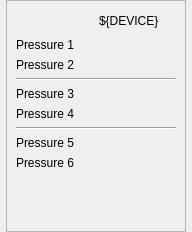
<?xml version="1.0" encoding="UTF-8"?>
<ui version="4.0">
 <class>Form</class>
 <widget class="QWidget" name="Form">
  <property name="geometry">
   <rect>
    <x>0</x>
    <y>0</y>
    <width>192</width>
    <height>232</height>
   </rect>
  </property>
  <property name="windowTitle">
   <string>Form</string>
  </property>
  <layout class="QGridLayout" name="gridLayout">
   <property name="leftMargin">
    <number>0</number>
   </property>
   <property name="topMargin">
    <number>0</number>
   </property>
   <property name="rightMargin">
    <number>0</number>
   </property>
   <property name="bottomMargin">
    <number>0</number>
   </property>
   <item row="0" column="0">
    <widget class="QFrame" name="frame">
     <property name="minimumSize">
      <size>
       <width>180</width>
       <height>220</height>
      </size>
     </property>
     <property name="maximumSize">
      <size>
       <width>180</width>
       <height>260</height>
      </size>
     </property>
     <property name="autoFillBackground">
      <bool>true</bool>
     </property>
     <property name="frameShape">
      <enum>QFrame::StyledPanel</enum>
     </property>
     <property name="frameShadow">
      <enum>QFrame::Raised</enum>
     </property>
     <layout class="QGridLayout" name="gridLayout_2">
      <item row="5" column="0">
       <widget class="QLabel" name="label_4">
        <property name="text">
         <string>Pressure 4</string>
        </property>
       </widget>
      </item>
      <item row="2" column="0">
       <widget class="QLabel" name="label_2">
        <property name="text">
         <string>Pressure 2</string>
        </property>
       </widget>
      </item>
      <item row="6" column="0" colspan="2">
       <widget class="Line" name="line_2">
        <property name="orientation">
         <enum>Qt::Horizontal</enum>
        </property>
       </widget>
      </item>
      <item row="2" column="1">
       <widget class="PyDMLabel" name="PyDMLabel_2">
        <property name="enabled">
         <bool>true</bool>
        </property>
        <property name="toolTip">
         <string/>
        </property>
        <property name="whatsThis">
         <string/>
        </property>
        <property name="channel" stdset="0">
         <string>ca://${DEVICE}:Pressure-Mon-s</string>
        </property>
       </widget>
      </item>
      <item row="7" column="1">
       <widget class="PyDMLabel" name="PyDMLabel_5">
        <property name="toolTip">
         <string/>
        </property>
        <property name="whatsThis">
         <string/>
        </property>
        <property name="channel" stdset="0">
         <string>ca://${DEVICE}:Pressure-Mon-s</string>
        </property>
       </widget>
      </item>
      <item row="8" column="0">
       <widget class="QLabel" name="label_6">
        <property name="text">
         <string>Pressure 6</string>
        </property>
       </widget>
      </item>
      <item row="8" column="1">
       <widget class="PyDMLabel" name="PyDMLabel_6">
        <property name="toolTip">
         <string/>
        </property>
        <property name="whatsThis">
         <string/>
        </property>
        <property name="channel" stdset="0">
         <string>ca://${DEVICE}:Pressure-Mon-s</string>
        </property>
       </widget>
      </item>
      <item row="1" column="1">
       <widget class="PyDMLabel" name="PyDMLabel">
        <property name="toolTip">
         <string/>
        </property>
        <property name="whatsThis">
         <string/>
        </property>
        <property name="channel" stdset="0">
         <string>ca://${DEVICE}:Pressure-Mon-s</string>
        </property>
        <property name="displayFormat" stdset="0">
         <enum>PyDMLabel::Default</enum>
        </property>
       </widget>
      </item>
      <item row="3" column="0" colspan="2">
       <widget class="Line" name="line">
        <property name="orientation">
         <enum>Qt::Horizontal</enum>
        </property>
       </widget>
      </item>
      <item row="4" column="0">
       <widget class="QLabel" name="label_3">
        <property name="text">
         <string>Pressure 3</string>
        </property>
       </widget>
      </item>
      <item row="4" column="1">
       <widget class="PyDMLabel" name="PyDMLabel_3">
        <property name="toolTip">
         <string/>
        </property>
        <property name="whatsThis">
         <string/>
        </property>
        <property name="channel" stdset="0">
         <string>ca://${DEVICE}:Pressure-Mon-s</string>
        </property>
       </widget>
      </item>
      <item row="0" column="1">
       <widget class="QLabel" name="label_7">
        <property name="toolTip">
         <string>${DEVICE}</string>
        </property>
        <property name="text">
         <string>${DEVICE}</string>
        </property>
       </widget>
      </item>
      <item row="7" column="0">
       <widget class="QLabel" name="label_5">
        <property name="text">
         <string>Pressure 5</string>
        </property>
       </widget>
      </item>
      <item row="0" column="0">
       <widget class="PyDMRelatedDisplayButton" name="btn1">
        <property name="toolTip">
         <string>${DEVICE} Config</string>
        </property>
        <property name="whatsThis">
         <string>
    A QPushButton capable of opening a new Display at the same of at a
    new window.

    Parameters
    ----------
    init_channel : str, optional
        The channel to be used by the widget.

    filename : str, optional
        The file to be opened
    </string>
        </property>
        <property name="iconSize">
         <size>
          <width>30</width>
          <height>24</height>
         </size>
        </property>
        <property name="flat">
         <bool>true</bool>
        </property>
        <property name="macros" stdset="0">
         <string>{&quot;DEVICE&quot; :&quot;${DEVICE}&quot;, &quot;A&quot;:&quot;${A}&quot;,&quot;B&quot;:&quot;${B}&quot;, &quot;C&quot;:&quot;${C}&quot;}</string>
        </property>
        <property name="openInNewWindow" stdset="0">
         <bool>true</bool>
        </property>
       </widget>
      </item>
      <item row="5" column="1">
       <widget class="PyDMLabel" name="PyDMLabel_4">
        <property name="toolTip">
         <string/>
        </property>
        <property name="whatsThis">
         <string/>
        </property>
        <property name="channel" stdset="0">
         <string>ca://${DEVICE}:Pressure-Mon-s</string>
        </property>
       </widget>
      </item>
      <item row="9" column="0">
       <spacer name="verticalSpacer">
        <property name="orientation">
         <enum>Qt::Vertical</enum>
        </property>
        <property name="sizeHint" stdset="0">
         <size>
          <width>20</width>
          <height>40</height>
         </size>
        </property>
       </spacer>
      </item>
      <item row="1" column="0">
       <widget class="QLabel" name="label">
        <property name="text">
         <string>Pressure 1</string>
        </property>
       </widget>
      </item>
     </layout>
    </widget>
   </item>
  </layout>
 </widget>
 <customwidgets>
  <customwidget>
   <class>PyDMLabel</class>
   <extends>QLabel</extends>
   <header>pydm.widgets.label</header>
  </customwidget>
  <customwidget>
   <class>PyDMRelatedDisplayButton</class>
   <extends>QPushButton</extends>
   <header>pydm.widgets.related_display_button</header>
  </customwidget>
 </customwidgets>
 <resources/>
 <connections/>
</ui>
